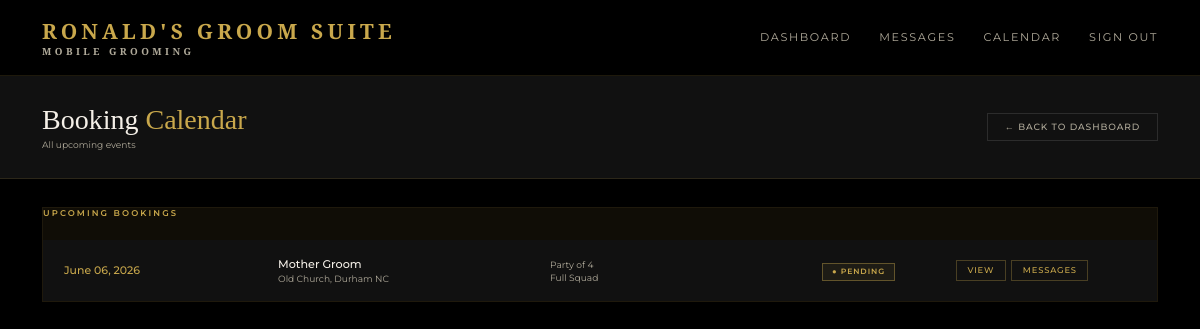
Before: /admin/calendar (signed in) with the older database file.
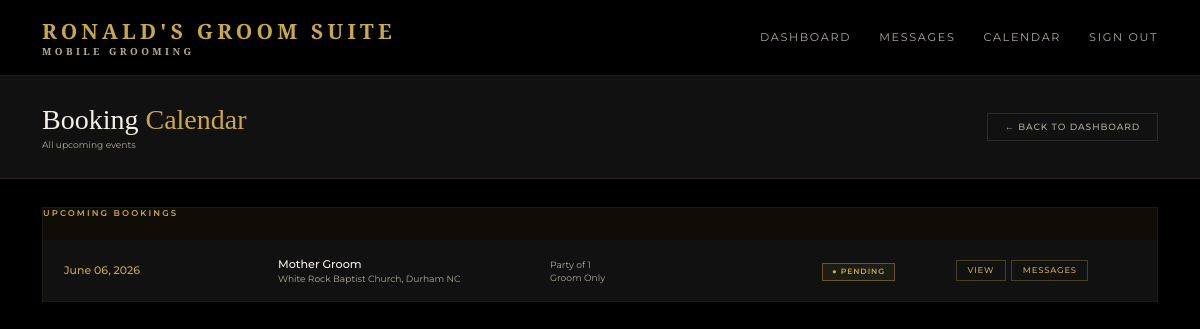
After: the same page with the newer database file.
### models.py (models this page shows)
class Booking(db.Model):
    id = db.Column(db.Integer, primary_key=True)
    wedding_date = db.Column(db.String(50), nullable=False)
    venue = db.Column(db.String(200), nullable=False)
    start_time = db.Column(db.String(20))
    party_size = db.Column(db.Integer, default=1)
    package = db.Column(db.String(100))
    addons = db.Column(db.String(200))
    notes = db.Column(db.Text)
    status = db.Column(db.String(20), default='pending')
    created_at = db.Column(db.DateTime, default=datetime.utcnow)
    user_id = db.Column(db.Integer, db.ForeignKey('user.id'), nullable=False)
    party_members = db.relationship('PartyMember', backref='booking', lazy=True)
    messages = db.relationship('Message', backref='booking_messages', lazy=True, foreign_keys='Message.booking_id')

class User(UserMixin, db.Model):
    id = db.Column(db.Integer, primary_key=True)
    name = db.Column(db.String(100), nullable=False)
    email = db.Column(db.String(120), unique=True, nullable=False)
    password = db.Column(db.String(200), nullable=False)
    role = db.Column(db.String(20), default='client')
    phone = db.Column(db.String(20))
    password_changed = db.Column(db.Boolean, default=False)
    bookings = db.relationship('Booking', backref='client', lazy=True)

### routes.py (the view)
    @app.route('/admin/calendar')
    @login_required
    @admin_required
    def admin_calendar():
        bookings = Booking.query.order_by(Booking.wedding_date).all()
        from collections import Counter
        date_counts = Counter(b.wedding_date for b in bookings)
        conflict_dates = {date for date, count in date_counts.items() if count > 1}
        return render_template('admin/calendar.html', bookings=bookings, conflict_dates=conflict_dates)

### app.py (called while the page is built)
@app.template_filter('format_date')
def format_date(value):
    try:
        return datetime.strptime(value, '%Y-%m-%d').strftime('%B %d, %Y')
    except:
        return value

### auth.py (called while the page is built)
def register_routes(app, login_manager):
    @login_manager.user_loader
    def load_user(user_id):
        return db.session.get(User, int(user_id))
    @app.route('/login', methods=['GET', 'POST'])
    def login():
        if request.method == 'POST':
            email = request.form.get('email')
            password = request.form.get('password')
            user = User.query.filter_by(email=email).first()
            if user and check_password_hash(user.password, password):
                login_user(user)
                if user.role == 'admin':
                    return redirect(url_for('index'))
                return redirect(url_for('portal'))
            flash('Invalid email or password')
        return render_template('login.html')
    @app.route('/logout')
    @login_required
    def logout():
        logout_user()
        return redirect(url_for('index'))

### templates/admin/calendar.html (shortened to what this page needs)
{% extends 'base.html' %}
{% block content %}
<div class="admin-header">
  <div>
    <h1 class="admin-title">Booking <span>Calendar</span></h1>
    <p class="admin-meta">All upcoming events</p>
  </div>
  <a href="{{ url_for('admin_dashboard') }}" class="btn-ghost">← Back to Dashboard</a>
</div>
<div class="calendar-wrapper">
  <div class="calendar-events">
    <div class="table-title" style="margin-bottom:1.5rem;">Upcoming Bookings</div>
    {% if bookings %}
      {% for booking in bookings %}
      <div class="calendar-event-row {% if booking.wedding_date in conflict_dates %}conflict-row{% endif %}">
        <div class="cal-date-block">
          <div class="cal-date-day">{{ booking.wedding_date | format_date }}</div>
        </div>
        <div class="cal-event-info">
          <div class="client-name">{{ booking.client.name }}</div>
          <div class="client-email">{{ booking.venue }}</div>
        </div>
        <div class="cal-event-meta">
          <div class="client-email">Party of {{ booking.party_size }}</div>
          <div class="client-email">{{ booking.package or 'TBD' }}</div>
        </div>
        <div>
          <span class="badge badge-{{ booking.status }}">● {{ booking.status|capitalize }}</span>
        </div>
        <div class="action-btns">
          <a href="{{ url_for('booking_detail', id=booking.id) }}" class="action-btn action-view">View</a>
          <a href="{{ url_for('admin_messages', id=booking.id) }}" class="action-btn action-view">
            Messages
            {% set unread = booking.messages | selectattr('read', 'equalto', False) | selectattr('sender_id', 'ne', current_user.id) | list | length %}
          </a>
        </div>
      </div>
      {% endfor %}
    {% else %}
      <div class="empty-state">
        <p>No bookings yet.</p>
      </div>
    {% endif %}
  </div>
</div>
{% endblock %}

Changed rows visible on the page:
changed Booking "PENDING": venue "Old Church, Durham NC" → "White Rock Baptist Church, Durham NC"; party_size "4" → "1"; package "Full Squad" → "Groom Only"
